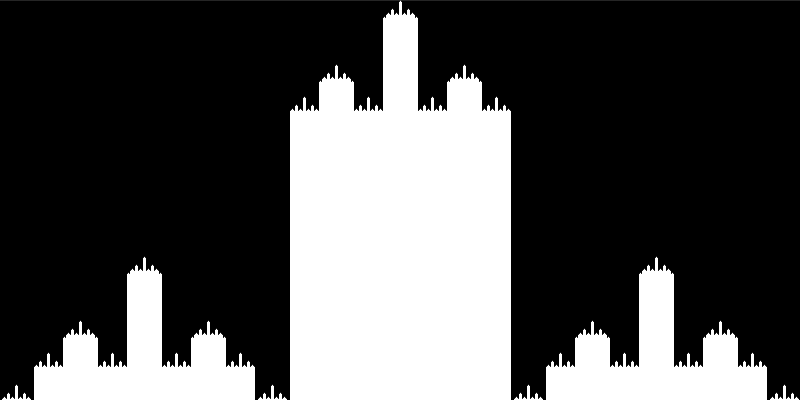
Frame 1 (no input)
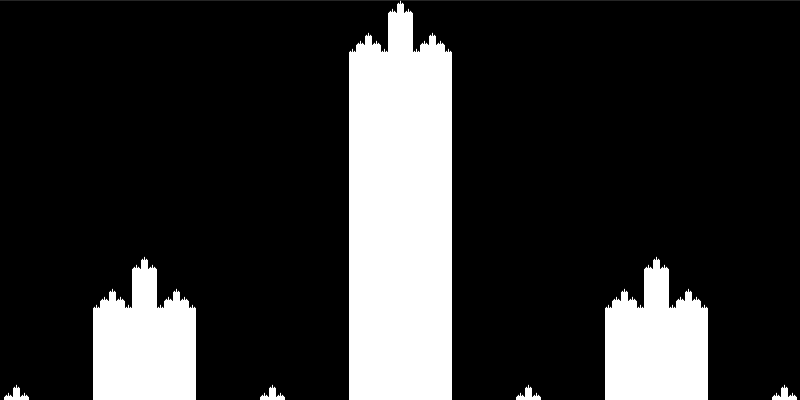
Frame 60 (the mouse pressed at the canvas centre just before this capture)
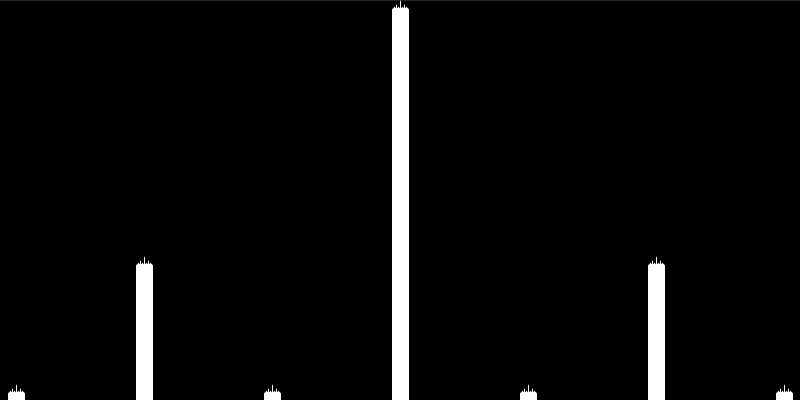
Frame 120 (the mouse held since frame 60 and released just before this capture)

The Processing sketch that drew these frames (run headless with seeded random() and noise(); from frame 60 on, the mouse is pressed at the canvas centre):

// Processing sketch: GA0_xor_candle
// ── GA0_xor_candle.pde
void setup(){
  size(800,400);
}
void draw(){
  background(255);
  for(int i=0;i<width;i++){
    int v=(width-i+frameCount)^(i+frameCount);
    line(i,0,i, 0.5*v);
  }
}
